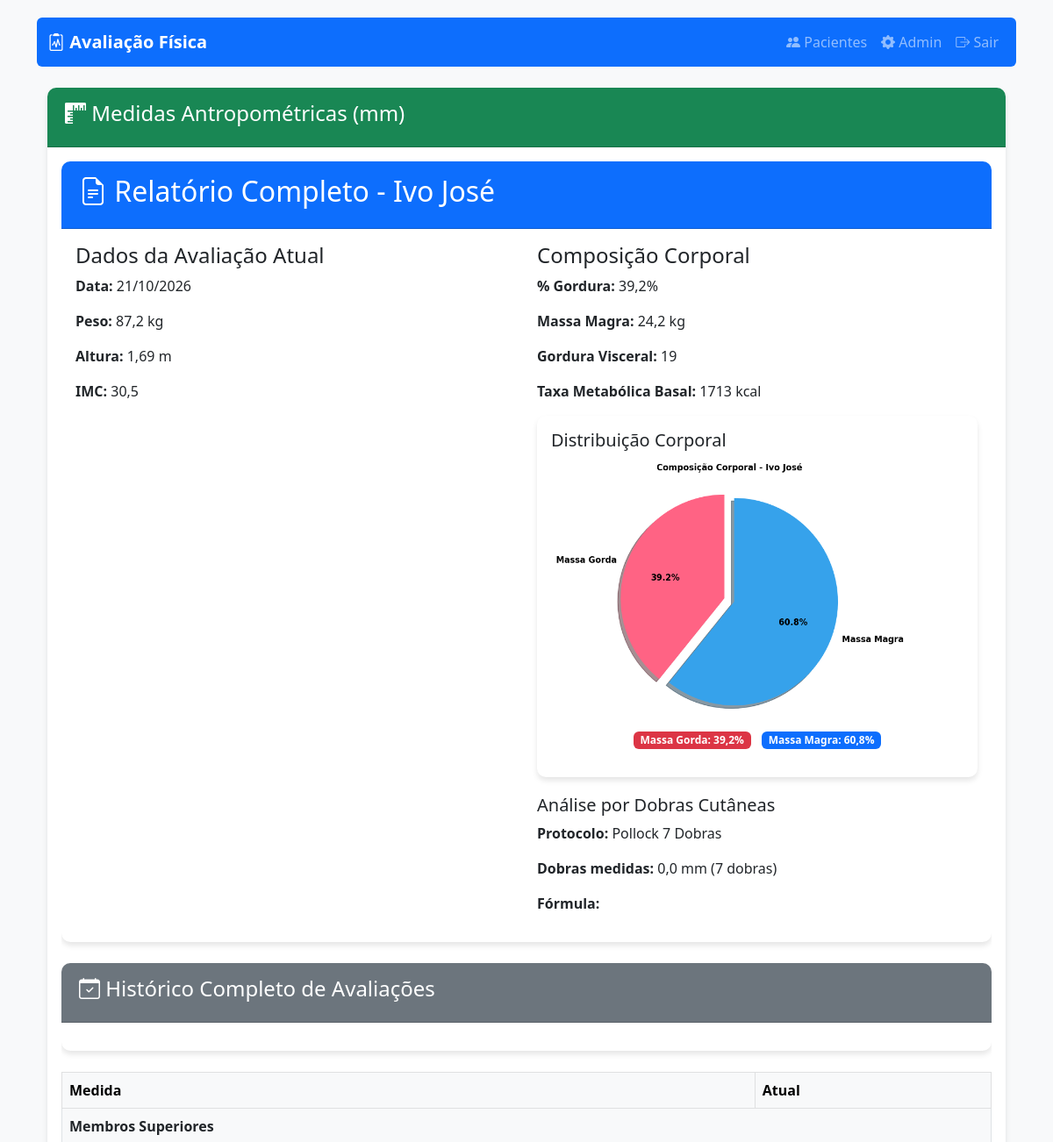
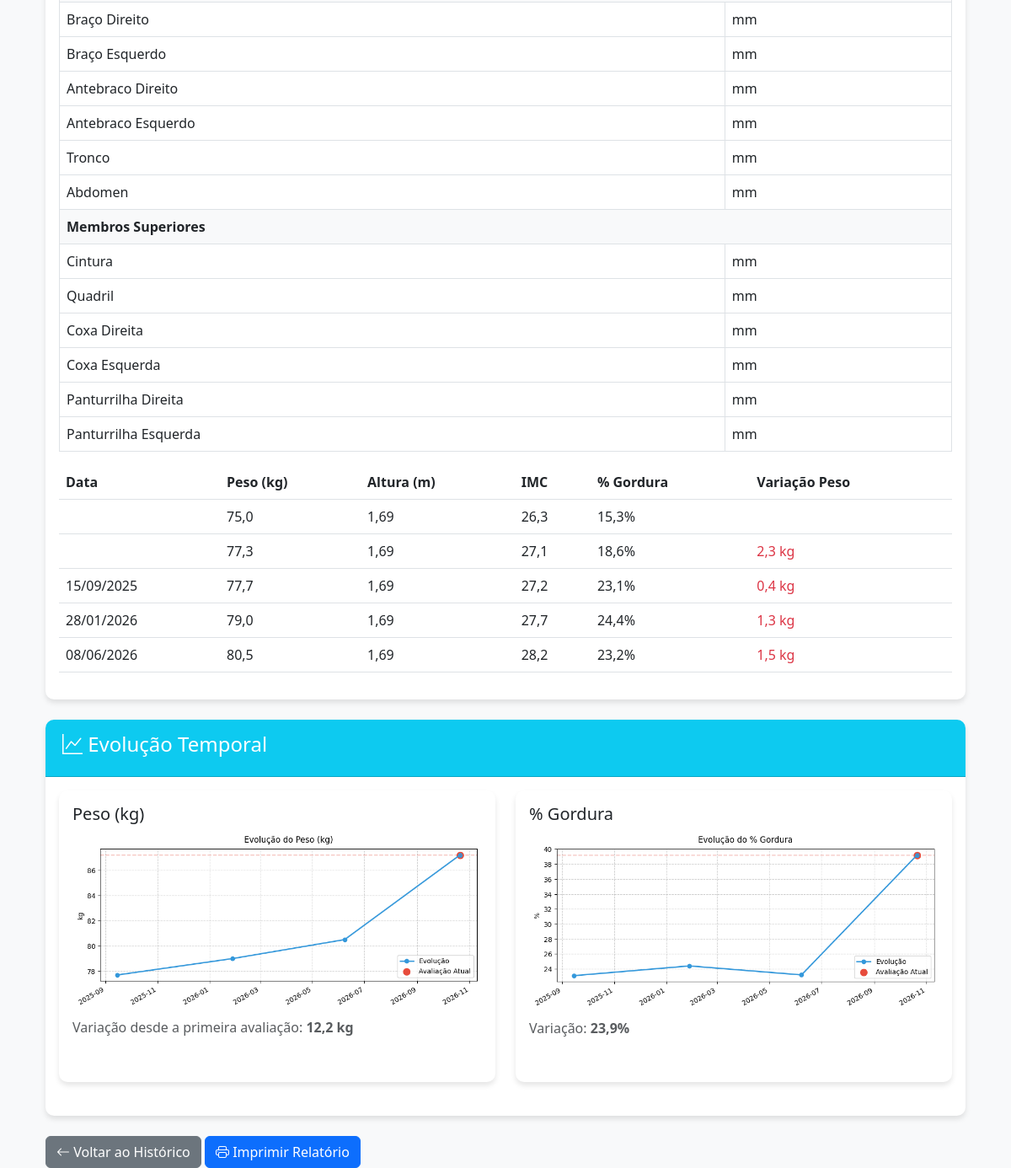
The app's page /avaliacoes/43/relatorio/ (signed in) with its own data (2 pictures, top to bottom).
### avaliacao/models.py (models this page shows, shortened)
class Paciente(models.Model):
    SEXO_CHOICES = [('M', 'Masculino'), ('F', 'Feminino')]
    nome = models.CharField(max_length=100)
    sexo = models.CharField(max_length=1, choices=SEXO_CHOICES)
    data_nascimento = models.DateField()
    telefone = models.CharField(max_length=15, blank=True)
    email = models.EmailField(blank=True)
    observacoes = models.TextField(blank=True)

class Avaliacao(models.Model):
    PROTOCOLOS = [
        ('POLLOCK_7', 'Pollock 7 Dobras'),
        ('FALKNER_4', 'Falkner 4 Dobras'),
    ]
    protocolo = models.CharField(
        max_length=10,
        choices=PROTOCOLOS,
        default='POLLOCK_7'
    )
    paciente = models.ForeignKey(Paciente, on_delete=models.CASCADE, related_name='avaliacoes')
    data_avaliacao = models.DateField()  # Removido o 'default' (agora será obrigatório preencher)
    altura = models.FloatField(help_text="Altura em metros")
    peso = models.FloatField(help_text="Peso em kg")
    percentual_gordura = models.FloatField(verbose_name="% Gordura")
    massa_magra = models.FloatField()
    gordura_visceral = models.IntegerField()
    tmb = models.IntegerField(verbose_name="Taxa Metabólica Basal")
    idade_metabolica = models.IntegerField()
    observacoes = models.TextField(blank=True)
    torax = models.FloatField('Tórax', null=True, blank=True)
    triceps = models.FloatField('Tríceps', null=True, blank=True)
    abdominal = models.FloatField('Abdominal', null=True, blank=True)
    coxa = models.FloatField('Coxa', null=True, blank=True)
    axilar_media = models.FloatField('Axilar Média', null=True, blank=True)
    subescapular = models.FloatField('Subescapular', null=True, blank=True)
    suprailiaca = models.FloatField('Supra-ilíaca', null=True, blank=True)
    braco_direito = models.FloatField('Braço Direito (mm)', null=True, blank=True)
    braco_esquerdo = models.FloatField('Braço Esquerdo (mm)', null=True, blank=True)
    antebraco_direito = models.FloatField('Antebraço Direito (mm)', null=True, blank=True)
    antebraco_esquerdo = models.FloatField('Antebraço Esquerdo (mm)', null=True, blank=True)
    cintura = models.FloatField('Cintura (mm)', null=True, blank=True)
    quadril = models.FloatField('Quadril (mm)', null=True, blank=True)
    tronco = models.FloatField('Tronco (mm)', null=True, blank=True)
    abdomen = models.FloatField('Abdômen (mm)', null=True, blank=True)
    coxa_direita = models.FloatField('Coxa Direita (mm)', null=True, blank=True)
    coxa_esquerda = models.FloatField('Coxa Esquerda (mm)', null=True, blank=True)
    panturrilha_direita = models.FloatField('Panturrilha Direita (mm)', null=True, blank=True)
    panturrilha_esquerda = models.FloatField('Panturrilha Esquerda (mm)', null=True, blank=True)
    @property
    def soma_7_dobras(self):
        return sum([
            self.torax or 0,
            self.triceps or 0,
            self.abdominal or 0,
            self.coxa or 0,
            self.axilar_media or 0,
            self.subescapular or 0,
            self.suprailiaca or 0
        ])
    class Meta:
        ordering = ['-data_avaliacao']
    @property
    def imc(self):
        return self.peso / (self.altura ** 2)

### avaliacao/views.py (the view)
# urls.py: path('avaliacoes/<int:pk>/relatorio/', views.relatorio_completo, name='relatorio_completo'),
@login_required
def relatorio_completo(request, pk):
    avaliacao_atual = get_object_or_404(Avaliacao, pk=pk)
    paciente = avaliacao_atual.paciente
    todas_avaliacoes = Avaliacao.objects.filter(paciente=paciente).order_by('data_avaliacao')
    if avaliacao_atual not in todas_avaliacoes:
        todas_avaliacoes = list(todas_avaliacoes) + [avaliacao_atual]
        todas_avaliacoes.sort(key=lambda x: x.data_avaliacao)
    graficos = {}
    if todas_avaliacoes.count() > 1:
        graficos['peso'] = gerar_grafico(
            todas_avaliacoes,
            'data_avaliacao',
            'peso',
            'Evolução do Peso (kg)',
            'kg',
            destaque=avaliacao_atual.data_avaliacao
        )
        graficos['gordura'] = gerar_grafico(
            todas_avaliacoes,
            'data_avaliacao',
            'percentual_gordura',
            'Evolução do % Gordura',
            '%',
            destaque=avaliacao_atual.data_avaliacao
        )
        graficos['imc'] = gerar_grafico(
            todas_avaliacoes,
            'data_avaliacao',
            'imc',
            'Evolução do IMC',
            '',
            destaque=avaliacao_atual.data_avaliacao
        )
        graficos['composicao'] = gerar_grafico_pizza(
            massa_gorda=avaliacao_atual.percentual_gordura,
            massa_magra=100 - avaliacao_atual.percentual_gordura,  # Calcula % massa magra
            titulo=f"Composição Corporal - {paciente.nome}"
        )
        medidas_padrao = ['cintura', 'quadril', 'braco_direito']
        graficos['medidas'] = gerar_grafico_medidas(todas_avaliacoes, medidas_padrao)
    return render(request, 'avaliacao/relatorio_completo.html', {
        'avaliacao': avaliacao_atual,
        'paciente': paciente,
        'graficos': graficos,
        'tem_historico': todas_avaliacoes.count() > 1,
        'avaliacoes_anteriores': todas_avaliacoes.exclude(pk=avaliacao_atual.pk),
        'titulo': f'Relatório - {paciente.nome}'
    })

### avaliacao/templates/avaliacao/relatorio_completo.html (shortened to what this page needs)
{% extends 'avaliacao/base.html' %}
{% load custom_filters %}
{% block content %}
<div class="container mt-4">
    <div class="card mb-4">
        <div class="card-header bg-success text-white">
            <h4><i class="bi bi-rulers"></i> Medidas Antropométricas (mm)</h4>
        </div>
        <div class="card-body">
            <div class="table-responsive">
                <table class="table table-bordered">
                    <thead class="table-light">
                        <tr>
                            <th>Medida</th>
                            <th>Atual</th>
                        </tr>
                    </thead>
                    <tbody>
                        <tr class="table-group-divider">
                            <td colspan="{% if ultima_avaliacao %}4{% else %}2{% endif %}" class="fw-bold bg-light">Membros Superiores</td>
                        </tr>
                        <tr>
                            <td>Braço Direito</td>
                            <td>{{ avaliacao.braco_direito|default:"-"|floatformat:1 }} mm</td>
                        </tr>
                        <tr>
                            <td>Braço Esquerdo</td>
                            <td>{{ avaliacao.braco_esquerdo|default:"-"|floatformat:1 }} mm</td>
                        </tr>
                        <tr>
                            <td>Antebraco Direito</td>
                            <td>{{ avaliacao.antebraco_direito|default:"-"|floatformat:1 }} mm</td>
                        </tr>
                        <tr>
                            <td>Antebraco Esquerdo</td>
                            <td>{{ avaliacao.antebraco_esquerdo|default:"-"|floatformat:1 }} mm</td>
                        </tr>
                        <tr>
                            <td>Tronco</td>
                            <td>{{ avaliacao.tronco|default:"-"|floatformat:1 }} mm</td>
                        </tr>
                        <tr>
                            <td>Abdomen</td>
                            <td>{{ avaliacao.abdomen|default:"-"|floatformat:1 }} mm</td>
                        </tr>
                        <tr class="table-group-divider">
                            <td colspan="{% if ultima_avaliacao %}4{% else %}2{% endif %}" class="fw-bold bg-light">Membros Superiores</td>
                        </tr>
                        <tr>
                            <td>Cintura</td>
                            <td>{{ avaliacao.cintura|default:"-"|floatformat:1 }} mm</td>
                        </tr>
                        <tr>
                            <td>Quadril</td>
                            <td>{{ avaliacao.quadril|default:"-"|floatformat:1 }} mm</td>
                        </tr>
                        <tr>
                            <td>Coxa Direita</td>
                            <td>{{ avaliacao.coxa_direita|default:"-"|floatformat:1 }} mm</td>
                        </tr>
                        <tr>
                            <td>Coxa Esquerda</td>
                            <td>{{ avaliacao.coxa_esquerda|default:"-"|floatformat:1 }} mm</td>
                        </tr>
                        <tr>
                            <td>Panturrilha Direita</td>
                            <td>{{ avaliacao.panturrilha_direita|default:"-"|floatformat:1 }} mm</td>
                        </tr>
                        <tr>
                            <td>Panturrilha Esquerda</td>
                            <td>{{ avaliacao.panturrilha_esquerda|default:"-"|floatformat:1 }} mm</td>
                        </tr>
    <div class="card mb-4">
        <div class="card-header bg-primary text-white">
            <h2>
                <i class="bi bi-file-earmark-text"></i>
                Relatório Completo - {{ paciente.nome }}
            </h2>
        </div>
        <div class="card-body">
            <div class="row">
                <div class="col-md-6">
                    <h4>Dados da Avaliação Atual</h4>
                    <p><strong>Data:</strong> {{ avaliacao.data_avaliacao|date:"d/m/Y" }}</p>
                    <p><strong>Peso:</strong> {{ avaliacao.peso }} kg</p>
                    <p><strong>Altura:</strong> {{ avaliacao.altura }} m</p>
                    <p><strong>IMC:</strong> {{ avaliacao.imc|floatformat:1 }}</p>
                </div>
                <div class="col-md-6">
                    <h4>Composição Corporal</h4>
                    <p><strong>% Gordura:</strong> {{ avaliacao.percentual_gordura }}%</p>
                    <p><strong>Massa Magra:</strong> {{ avaliacao.massa_magra }} kg</p>
                    <p><strong>Gordura Visceral:</strong> {{ avaliacao.gordura_visceral }}</p>
                    <p><strong>Taxa Metabólica Basal:</strong> {{ avaliacao.tmb }} kcal</p>
                    {% if graficos.composicao %}
                    <div class="mt-3">
                        <div class="card">
                            <div class="card-body">
                                <h5 class="card-title">Distribuição Corporal</h5>
                                <img
                                    class="img-fluid rounded"
                                    alt="Composição Corporal"
                                    style="max-height: 300px;"
                                >
                                <p class="mt-2 text-muted text-center">
                                    <span class="badge bg-danger">Massa Gorda: {{ avaliacao.percentual_gordura }}%</span>
                                    <span class="badge bg-primary ms-2">Massa Magra: {{ 100|subtract:avaliacao.percentual_gordura }}%</span>
                                </p>
                            </div>
                        </div>
                    </div>
                    {% endif %}
                    <div class="mt-3">
                        <h5>Análise por Dobras Cutâneas</h5>
                        <p><strong>Protocolo:</strong> {{ avaliacao.get_protocolo_display }}</p>
                        <p><strong>Dobras medidas:</strong>
                            {% if avaliacao.protocolo == 'POLLOCK_7' %}
                                {{ avaliacao.soma_7_dobras|floatformat:1 }} mm (7 dobras)
                            {% else %}
                                {{ avaliacao.soma_4_dobras|floatformat:1 }} mm (4 dobras)
                            {% endif %}
                        </p>
                        <p><strong>Fórmula:</strong> {{ avaliacao.formula_usada }}</p>
                    </div>
                </div>
            </div>
        </div>
    </div>
    <div class="card mb-4">
        <div class="card-header bg-secondary text-white">
            <h4><i class="bi bi-calendar-check"></i> Histórico Completo de Avaliações</h4>
        </div>
        <div class="card-body">
            <div class="table-responsive">
                <table class="table table-hover">
                    <thead>
                        <tr>
                            <th>Data</th>
                            <th>Peso (kg)</th>
                            <th>Altura (m)</th>
                            <th>IMC</th>
                            <th>% Gordura</th>
                            <th>Variação Peso</th>
                        </tr>
                    </thead>
                    <tbody>
                        {% for av in avaliacoes_anteriores %}
                        <tr {% if av.id == avaliacao.id %}class="avaliacao-atual"{% endif %}>
                            <td>{{ av.data_avaliacao|date:"d/m/Y" }}</td>
                            <td>{{ av.peso|floatformat:1 }}</td>
                            <td>{{ av.altura|floatformat:2 }}</td>
                            <td>{{ av.imc|floatformat:1 }}</td>
                            <td>{{ av.percentual_gordura|floatformat:1 }}%</td>
                            <td>
                                {% if not forloop.first %}
                                {% with anterior=avaliacoes_anteriores|previous:forloop.counter0 %}
                                <span class="{% if av.peso > anterior.peso %}text-danger{% else %}text-success{% endif %}">
                                    {{ av.peso|subtract:anterior.peso|floatformat:1 }} kg
                                </span>
                                {% endwith %}
                                {% endif %}
                            </td>
                        </tr>
                        {% endfor %}
                    </tbody>
                </table>
            </div>
        </div>
    </div>
    {% if tem_historico %}
    <div class="card mb-4">
        <div class="card-header bg-info text-white">
            <h4><i class="bi bi-graph-up"></i> Evolução Temporal</h4>
        </div>
        <div class="card-body">
            <div class="row">
                <div class="col-md-6 mb-4">
                    <div class="card h-100">
                        <div class="card-body">
                            <h5 class="card-title">Peso (kg)</h5>
                            <img class="img-fluid" alt="Evolução do Peso">
                            <p class="mt-2 text-muted">Variação desde a primeira avaliação: <strong>{{ avaliacao.peso|subtract:avaliacoes_anteriores.first.peso|floatformat:1 }} kg</strong></p>
                        </div>
                    </div>
                </div>
                <div class="col-md-6 mb-4">
                    <div class="card h-100">
                        <div class="card-body">
                            <h5 class="card-title">% Gordura</h5>
                            <img class="img-fluid" alt="Evolução do % Gordura">
                            <p class="mt-2 text-muted">Variação: <strong>{{ avaliacao.percentual_gordura|subtract:avaliacoes_anteriores.first.percentual_gordura|floatformat:1 }}%</strong></p>
                        </div>
                    </div>
                </div>
            </div>
        </div>
    </div>
    {% endif %}
    <div class="mt-4 no-print">
        <a href="{% url 'avaliacao:historico_avaliacoes' paciente.id %}" class="btn btn-secondary">
            <i class="bi bi-arrow-left"></i> Voltar ao Histórico
        </a>
        <button onclick="window.print()" class="btn btn-primary">
            <i class="bi bi-printer"></i> Imprimir Relatório
        </button>
    </div>
</div>
{% endblock %}

### records on screen
Paciente: nome "Ivo José"
Avaliacao: data_avaliacao "21/10/2026", peso "87,2", altura "1,69", imc "30,5", percentual_gordura "39,2", massa_magra "24,2", gordura_visceral "19", tmb "1713", percentual_gordura "60,8", protocolo "Pollock 7 Dobras", soma_7_dobras "0,0", peso|subtract "12,2", percentual_gordura|subtract "23,9"
Avaliacao: peso "75,0", altura "1,69", imc "26,3", percentual_gordura "15,3"
Avaliacao: peso "77,3", altura "1,69", imc "27,1", percentual_gordura "18,6", peso|subtract "2,3"
Avaliacao: data_avaliacao "15/09/2025", peso "77,7", altura "1,69", imc "27,2", percentual_gordura "23,1", peso|subtract "0,4"
Avaliacao: data_avaliacao "28/01/2026", peso "79,0", altura "1,69", imc "27,7", percentual_gordura "24,4", peso|subtract "1,3"
Avaliacao: data_avaliacao "08/06/2026", peso "80,5", altura "1,69", imc "28,2", percentual_gordura "23,2", peso|subtract "1,5"
